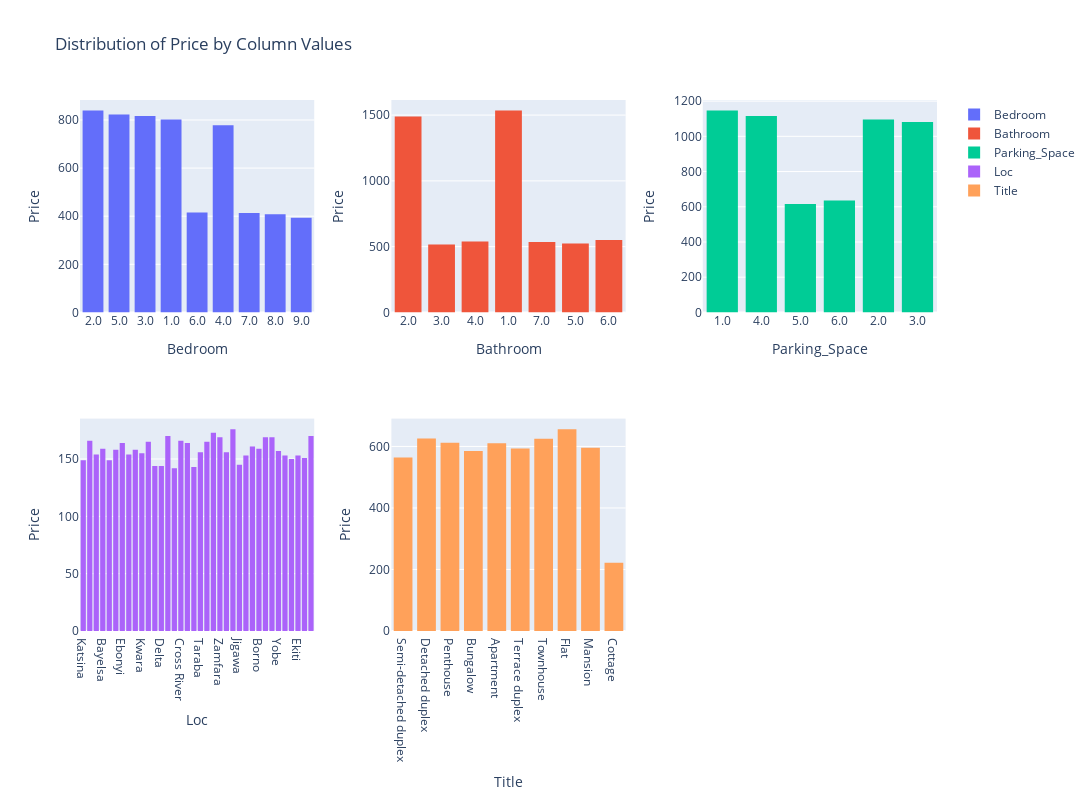

Source (notebook cell):
### Code cell
from plotly.subplots import make_subplots
import plotly.graph_objs as go

df_train_copy = df_train.dropna().copy()

df_train_copy["bedroom"] = df_train_copy["bedroom"].astype(str)
df_train_copy["bathroom"] = df_train_copy["bathroom"].astype(str)
df_train_copy["parking_space"] = df_train_copy["parking_space"].astype(str)

fig = make_subplots(rows=2, cols=3, vertical_spacing=0.2, horizontal_spacing=0.09)

# Create a list of column names and subplot positions
cols = ["bedroom", "bathroom", "parking_space", "loc", "title"]
rows = [1, 1, 1, 2, 2]
positions = [1, 2, 3, 1, 2]

# Iterate through the columns and subplot positions to create the subplots
for col, row, pos in zip(cols, rows, positions):
    fig.add_trace(
        go.Histogram(
            x=df_train_copy[col],
            y=df_train_copy["price"],
            name=col.title(),
        ),
        row=row,
        col=pos,
    )
    fig.update_xaxes(title_text=col.title(), row=row, col=pos)

fig.update_yaxes(title_text="Price")
fig.update_layout(
    title_text="Distribution of Price by Column Values", height=800, width=1200
)

fig.show()

### Figure 1 — Plotly figure (JSON) as saved in the notebook; plotly's stock layout.template omitted (floating-point values rounded to 4 significant figures; data arrays with more than 128 entries replaced by an {"elided": "..."} marker saying what was removed)
{"data": [{"name": "Bedroom", "type": "histogram", "x": {"elided": "5689 str values"}, "xaxis": "x", "y": {"elided": "5689 float values"}, "yaxis": "y"}, {"name": "Bathroom", "type": "histogram", "x": {"elided": "5689 str values"}, "xaxis": "x2", "y": {"elided": "5689 float values"}, "yaxis": "y2"}, {"name": "Parking_Space", "type": "histogram", "x": {"elided": "5689 str values"}, "xaxis": "x3", "y": {"elided": "5689 float values"}, "yaxis": "y3"}, {"name": "Loc", "type": "histogram", "x": {"elided": "5689 str values"}, "xaxis": "x4", "y": {"elided": "5689 float values"}, "yaxis": "y4"}, {"name": "Title", "type": "histogram", "x": {"elided": "5689 str values"}, "xaxis": "x5", "y": {"elided": "5689 float values"}, "yaxis": "y5"}], "layout": {"height": 800, "title": {"text": "Distribution of Price by Column Values"}, "width": 1200, "xaxis": {"anchor": "y", "domain": [0, 0.2733], "title": {"text": "Bedroom"}}, "xaxis2": {"anchor": "y2", "domain": [0.3633, 0.6367], "title": {"text": "Bathroom"}}, "xaxis3": {"anchor": "y3", "domain": [0.7267, 1], "title": {"text": "Parking_Space"}}, "xaxis4": {"anchor": "y4", "domain": [0, 0.2733], "title": {"text": "Loc"}}, "xaxis5": {"anchor": "y5", "domain": [0.3633, 0.6367], "title": {"text": "Title"}}, "xaxis6": {"anchor": "y6", "domain": [0.7267, 1]}, "yaxis": {"anchor": "x", "domain": [0.6, 1], "title": {"text": "Price"}}, "yaxis2": {"anchor": "x2", "domain": [0.6, 1], "title": {"text": "Price"}}, "yaxis3": {"anchor": "x3", "domain": [0.6, 1], "title": {"text": "Price"}}, "yaxis4": {"anchor": "x4", "domain": [0, 0.4], "title": {"text": "Price"}}, "yaxis5": {"anchor": "x5", "domain": [0, 0.4], "title": {"text": "Price"}}, "yaxis6": {"anchor": "x6", "domain": [0, 0.4], "title": {"text": "Price"}}}}
